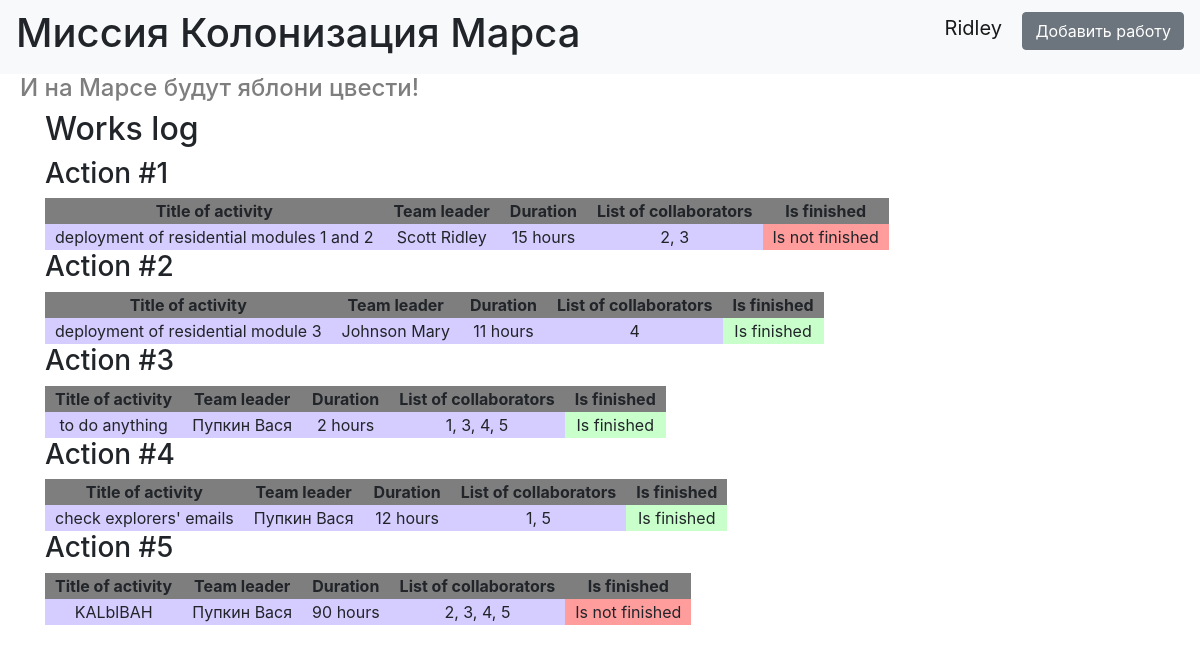
Page /index (signed in) on the committed database.
### data/users.py (models this page shows, shortened)
class User(SqlAlchemyBase, UserMixin):
    __tablename__ = 'users'
    id = sqlalchemy.Column(sqlalchemy.Integer,
                           primary_key=True, autoincrement=True)
    surname = sqlalchemy.Column(sqlalchemy.String, nullable=True)
    name = sqlalchemy.Column(sqlalchemy.String, nullable=True)
    age = sqlalchemy.Column(sqlalchemy.Integer, nullable=True)
    position = sqlalchemy.Column(sqlalchemy.String, nullable=True)
    speciality = sqlalchemy.Column(sqlalchemy.String, nullable=True)
    address = sqlalchemy.Column(sqlalchemy.String, nullable=True)
    email = sqlalchemy.Column(sqlalchemy.String,
                              unique=True, nullable=True)
    hashed_password = sqlalchemy.Column(sqlalchemy.String, nullable=True)
    modified_date = sqlalchemy.Column(sqlalchemy.DateTime,
                                      default=datetime.datetime.now)
    jobs = orm.relationship("Jobs", back_populates='user')
    department = orm.relationship('Department')

### data/jobs.py (models this page shows, shortened)
class Jobs(SqlAlchemyBase):
    __tablename__ = 'jobs'
    id = sqlalchemy.Column(sqlalchemy.Integer,
                           primary_key=True, autoincrement=True)
    team_leader = sqlalchemy.Column(sqlalchemy.Integer,
                                    sqlalchemy.ForeignKey("users.id"))
    job = sqlalchemy.Column(sqlalchemy.String, nullable=True)
    work_size = sqlalchemy.Column(sqlalchemy.Integer, nullable=True)
    collaborators = sqlalchemy.Column(sqlalchemy.String, nullable=True)
    start_date = sqlalchemy.Column(sqlalchemy.Date, nullable=True)
    end_date = sqlalchemy.Column(sqlalchemy.Date, nullable=False)
    is_finished = sqlalchemy.Column(sqlalchemy.Boolean, nullable=False)
    user = orm.relationship('User')

### index.py (the view)
@app.route('/')
@app.route('/index')
def works_log():
    db_sess = db_session.create_session()
    jobs = db_sess.query(Jobs).all()
    return render_template('works_log.html', jobs=jobs)

### data/db_session.py (called while the page is built)
def create_session() -> Session:
    global __factory
    return __factory()

### index.py (called while the page is built)
@login_manager.user_loader
def load_user(user_id):
    db_sess = db_session.create_session()
    return db_sess.query(User).get(user_id)

### templates/works_log.html
{% extends "base.html" %}
{% block content %}
    <h2> Works log </h2>
    {% for job in jobs %}
        <h3> Action #{{job.id}} </h3>
        <table>
            <tr>
                <th> Title of activity </th>
                <th> Team leader </th>
                <th> Duration </th>
                <th> List of collaborators </th>
                <th> Is finished </th>
            </tr>
            <tr style="background-color: #d5ccff">
                <td> {{job.job}} </td>
                <td> {{job.user.surname}} {{job.user.name}} </td>
                <td> {{job.work_size}} hours </td>
                <td> {{job.collaborators}} </td>
                {% if job.is_finished %}
                    <td style="background-color: #c9ffcb"> Is finished </td>
                {% else %}
                    <td style="background-color: #ff9d9d"> Is not finished </td>
                {% endif %}
            </tr>
        </table>
    {% endfor %}
{% endblock %}

### templates/base.html (shortened to what this page needs)
<!doctype html>
<html lang="en">
<head>
    <link rel="stylesheet"
          href="https://stackpath.bootstrapcdn.com/bootstrap/4.4.1/css/bootstrap.min.css"
>
    <link rel="stylesheet" type="text/css" href="/static/css/style.css">
</head>
<body>
<header>
    <nav class="navbar navbar-light bg-light">
        <h1> Миссия Колонизация Марса </h1>
        {% if current_user.is_authenticated %}
            <p>
                <a class="navbar-brand" href="/logout">{{ current_user.name }}</a>
                <a href="create_job" class="btn btn-secondary">Добавить работу</a>
            </p>
        {% else %}
            <p>
                <a class="btn btn-primary " href="/register">Зарегистрироваться</a>
                <a class="btn btn-success" href="/login">Войти</a>
            </p>
        {% endif %}
    </nav>
    <h4> И на Марсе будут яблони цвести! </h4>
</header>
<main role="main" class="container">
    {% block content %}{% endblock %}
</main>
</body>
</html>

### static/css/style.css (style rules this page uses)
h4 { margin-left: 20px; color: #7e7e7e; }
th { padding-left: 10px; padding-right: 10px; text-align: center; background-color: #7e7e7e; }
td { padding-left: 10px; padding-right: 10px; text-align: center; }

### rows in the picture
User: name "Ridley"
Jobs: id "1", job "deployment of residential modules 1 and 2", user.surname "Scott", user.name "Ridley", work_size "15", collaborators "2, 3", is_finished "Is not finished"
Jobs: id "2", job "deployment of residential module 3", user.surname "Johnson", user.name "Mary", work_size "11", collaborators "4", is_finished "Is finished"
Jobs: id "3", job "to do anything", user.surname "Пупкин", user.name "Вася", work_size "2", collaborators "1, 3, 4, 5", is_finished "Is finished"
Jobs: id "4", job "check explorers' emails", user.surname "Пупкин", user.name "Вася", work_size "12", collaborators "1, 5", is_finished "Is finished"
Jobs: id "5", job "KALblBAH", user.surname "Пупкин", user.name "Вася", work_size "90", collaborators "2, 3, 4, 5", is_finished "Is not finished"
